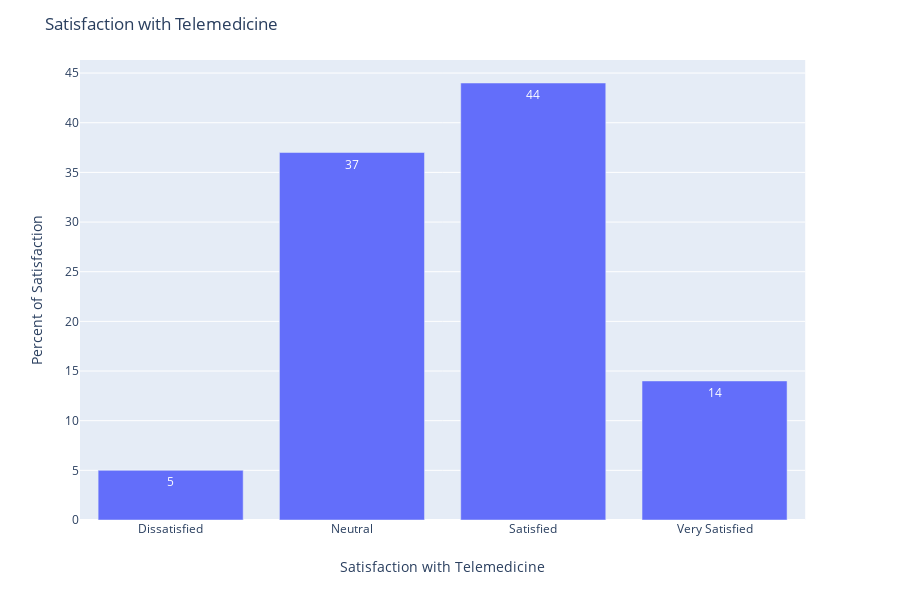

The notebook cell saved with this chart:
### Markdown cell above
### Q5 - How satisfied are you with the telemedicine services provided?

### Code cell
# Q5 - How satisfied are you with the telemedicine services provided? 

# Cross tab
df_q5 = pd.crosstab(index = df.Satisfied, columns="count").reset_index()
df_q5['percent'] = round((df_q5['count'] / df_q5['count'].sum()) * 100,0)
print(df_q5)

#df_q5 = df_q5.sort_values(by='count', ascending=False)

fig = px.bar(df_q5, x='Satisfied', y='percent',
             text= 'percent')

fig.update_layout(
    title='Satisfaction with Telemedicine',
    xaxis=dict(
        title='Satisfaction with Telemedicine'),
    yaxis = dict(
        title='Percent of Satisfaction')
)
    
fig.show()

### Figure 1 — Plotly figure (JSON) as saved in the notebook; plotly's stock layout.template omitted (floating-point values rounded to 4 significant figures)
{"data": [{"alignmentgroup": "True", "hoverlabel": {"namelength": 0}, "hovertemplate": "Satisfied=%{x}<br>percent=%{text}", "legendgroup": "", "marker": {"color": "#636efa"}, "name": "", "offsetgroup": "", "orientation": "v", "showlegend": false, "text": [5, 37, 44, 14], "textposition": "auto", "type": "bar", "x": ["Dissatisfied", "Neutral", "Satisfied", "Very Satisfied"], "xaxis": "x", "y": [5, 37, 44, 14], "yaxis": "y"}], "layout": {"barmode": "relative", "height": 600, "legend": {"tracegroupgap": 0}, "margin": {"t": 60}, "title": {"text": "Satisfaction with Telemedicine"}, "xaxis": {"anchor": "y", "domain": [0, 0.98], "title": {"text": "Satisfaction with Telemedicine"}}, "yaxis": {"anchor": "x", "domain": [0, 1], "title": {"text": "Percent of Satisfaction"}}}}
